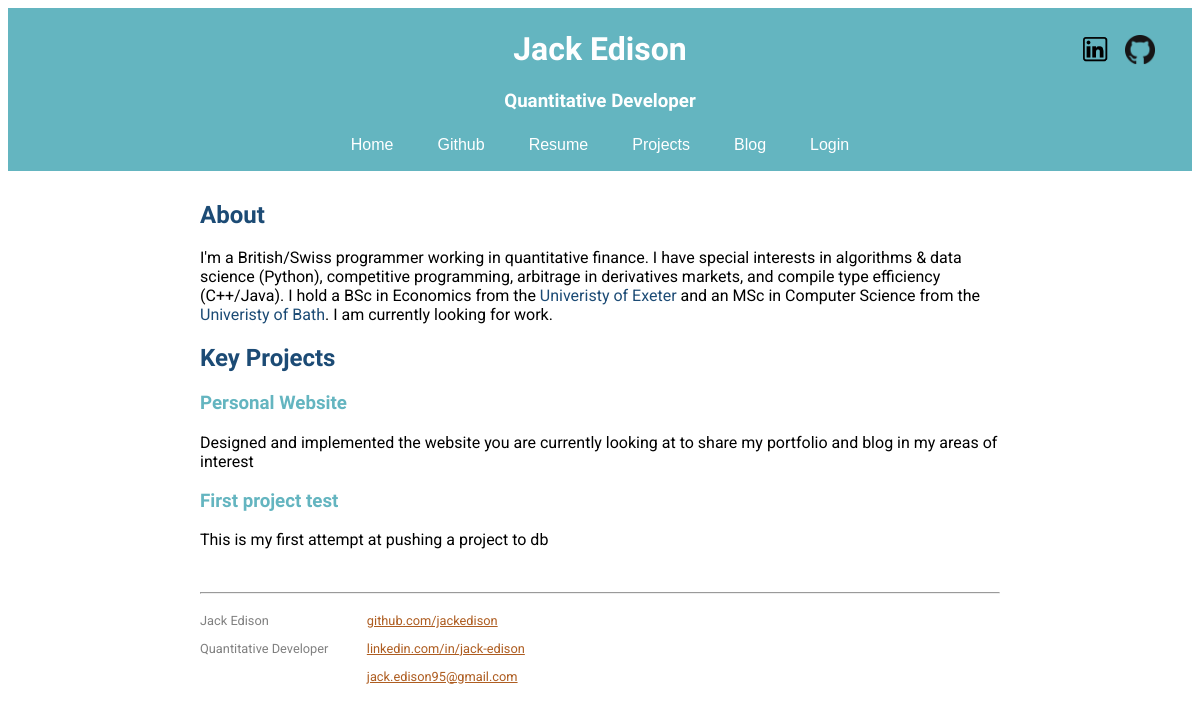
/index, run on the app's committed database.
### my_package/models.py (models this page shows, shortened)
class Projects(db.Model):
    id = db.Column(db.Integer, primary_key=True)
    title = db.Column(db.String(60))
    body = db.Column(db.Text)
    date = db.Column(db.DateTime, index=True, default=datetime.utcnow)
    img_path = db.Column(db.String(60))  # Path to img
    url_to_link = db.Column(db.String(60))
    languages = db.relationship('Language', backref='author', lazy='dynamic')
    packages = db.relationship('Package', backref='author', lazy='dynamic')
    frameworks = db.relationship('Framework', backref='author', lazy='dynamic')
    categories = db.relationship('Category', backref='author', lazy='dynamic')
    def img(self):
        return '/images/'+self.img_path

### my_package/routes.py (the view)
@app.route('/')
@app.route('/index')
def index():
    projects = Projects.query.all()  # imported from models
    return render_template('index.html', projects=projects)

### my_package/routes.py (called while the page is built)
@app.before_request
def before_request():
    if current_user.is_authenticated:  # if user is logged in
        current_user.last_seen = datetime.utcnow()
        db.session.commit()

### my_package/templates/index.html (shortened to what this page needs)
{% extends "base.html" %}
    {% block content %}
    <div class="container">
        <section id="about">
           <h1>About</h1>
           <p>I'm a British/Swiss programmer working in quantitative finance. I have special interests in algorithms & data science (Python), competitive programming, arbitrage in derivatives markets, and compile type efficiency (C++/Java). I hold a BSc in Economics from the <a href="https://www.exeter.ac.uk/">Univeristy of Exeter</a> and an MSc in Computer Science from the <a href="https://www.bath.ac.uk/">Univeristy of Bath</a>. I am currently looking for work.</p>
        </section>
        <section id="key-projects">
            <h1>Key Projects</h1>
            {% for project in projects|reverse %}
                <h3 class="nolink"><a href="{{ project.url_to_link }}" target="_blank">{{ project.title }}</a></h3>
                <p>{{ project.body }}</p>
            {% endfor %}
        </section>
    </div>
    {% endblock %}

### my_package/static/css/main.css (style rules this page uses)
.container { padding-top: 10px; margin-left: auto; margin-right: auto; max-width: 800px; font-family: 'Roboto', sans-serif; color: black; }
h1 { font-family: 'Open Sans', sans-serif; color: rgb(28, 75, 117); }
h2, h3, h4, h5, h6 { font-family: 'Open Sans', sans-serif; color: rgb(100, 181, 192); }
p, div { font-family: 'Roboto', sans-serif; }
.container a:link { color: rgb(28, 75, 117); text-decoration: none; }
.nolink a:link { color: inherit; text-decoration: none; }
body { background-color: rgb(255, 255, 255); }

### data on the page
Projects: title "Personal Website", body "Designed and implemented the website you are currently looking at to share my portfolio and blog in my areas of interest"
Projects: title "First project test", body "This is my first attempt at pushing a project to db"
